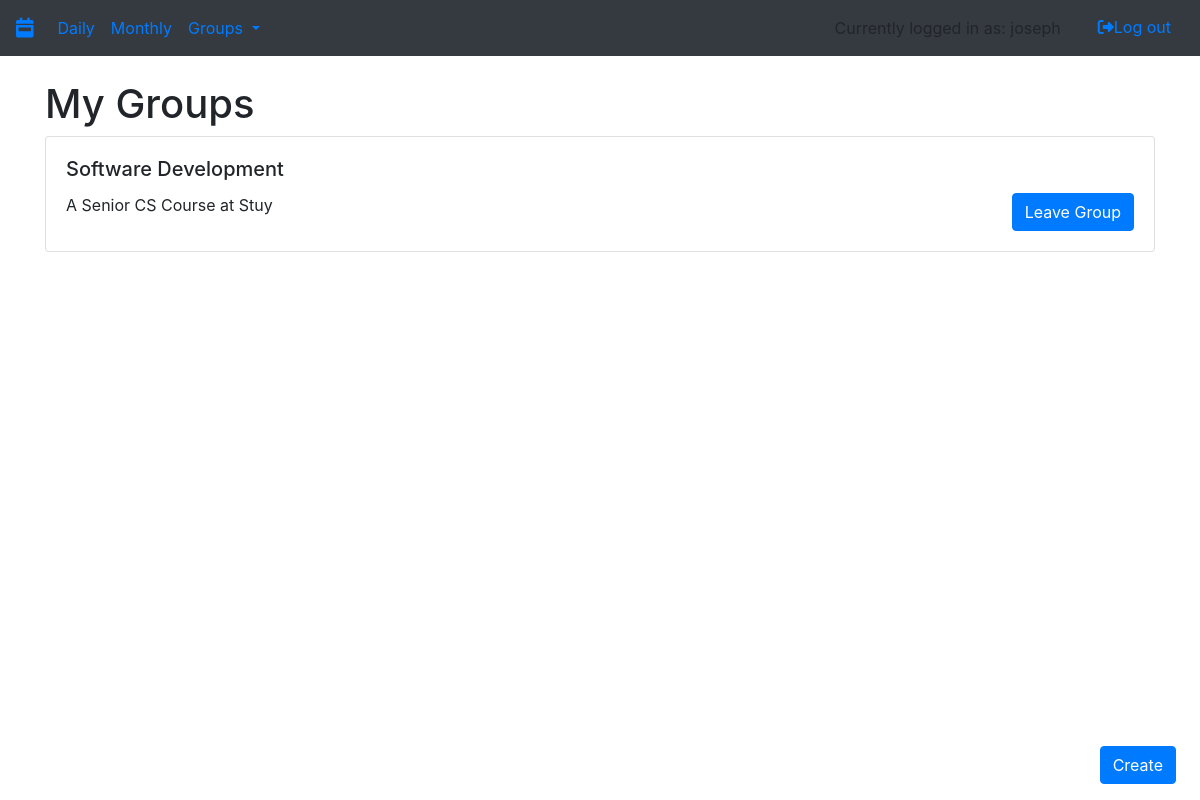
Page /myGroups (signed in) on the committed database.
### app/utl/models.py (models this page shows, shortened)
class User(db.Model, UserMixin):
    id = db.Column(db.Integer, primary_key=True)
    username = db.Column(db.String(80), unique=True, nullable=False)
    password = db.Column(db.String(80), nullable=False)
    tasks = db.relationship('Task', backref='user') #whenever you create a task, append it to user.tasks
    admin_groups = db.relationship('Group', backref='user') #whenever you create a group, append it to the users admin groups who created it
    groups = association_proxy('groupownership', #whenever a user joins a group, append it to their groups
                              'group',
                              creator=lambda c: GroupLinks(id, c.id))

class Group(db.Model):
    id = db.Column(db.Integer, primary_key=True)
    admin_id = db.Column(db.Integer, db.ForeignKey('user.id'))
    name = db.Column(db.String(80), unique=True, nullable=False)
    description = db.Column(db.String(80), nullable=False)
    private = db.Column(db.Boolean)
    tasks = db.relationship('Task', backref='group')
    users = association_proxy('groupownership',
                              'user',
                              creator=lambda u: GroupLinks(u.id, id))

### app/app.py (the view)
@login_required
@app.route('/myGroups', methods=['GET','POST'])
def myGroups():
    print(current_user.username)
    print(current_user.groups)
    return render_template('mygroups.html',
                            groups = current_user.groups)

### app/app.py (called while the page is built)
@login_manager.user_loader
def load_user(user_id):
    return User.query.get(user_id)

### app/templates/mygroups.html
{% extends "base.html" %}
{% block content %}
    {% if current_user.is_authenticated %}
    <div class="container">
      <div class="row">
        <div class="col-sm">
        <h1>My Groups</h1>
        </div>
      </div>
        {% for group in groups %}
          {% if group is not none%}
          <div class = "row">
            <div class="col-sm">
              <div class="card" style="width: 50 rem;">
                  <div class="card-body">
                      <h5 class="card-title">{{group.name}}</h5>
                      <form action="{{ url_for('leaveGroup',group_id = group.id) }}" method = "post">
                        <button class="btn btn-primary float-right" type="submit">Leave Group</button>
                      </form>
                      <p class="card-text">{{group.description}}</p>
                  </div>
              </div>
            </div>
          </div>
          {% endif %}
        {% endfor %}
      </div>
    {% endif %}
{% endblock %}

### app/templates/base.html (shortened to what this page needs)
{% from "macros/render_flashes.html" import render_flashes %}
<!DOCTYPE html>
<html lang="en">
<head>
    <link rel="stylesheet" href="https://stackpath.bootstrapcdn.com/bootstrap/4.3.1/css/bootstrap.min.css"
>
    <link rel="stylesheet" href="https://stackpath.bootstrapcdn.com/bootstrap/4.3.1/css/bootstrap.min.css"
>
</head>
<body>
<nav class="navbar navbar-expand-sm bg-dark">
    <div class="navbar-header">
        <a class="navbar-brand" href="/"><i class="fas fa-calendar-week"></i></a>
    </div>
    {% if current_user.is_authenticated %}
    <ul class="navbar-nav mr-auto">
        <li class="nav-item">
            <a class="nav-link" href="{{ url_for('day') }}">Daily</a>
        </li>
        <li class="nav-item">
            <a class="nav-link" href="{{ url_for('month') }}">Monthly</a>
        </li>
        <li class="nav-item dropdown">
            <a class="nav-link dropdown-toggle" href="#" id="navbardrop" data-toggle="dropdown">
                Groups
            </a>
        </li>
    </ul>
    <div class="nav navbar-nav ml-auto">
            <li class="navbar-text mr-4">
              {% if current_user is not none %}
                  Currently logged in as: {{ current_user.username }}
              {% endif %}
            </li>
            <li><a href="{{ url_for('logout') }}">
                <button class="btn btn-link"><i
                        class="fas fa-sign-out-alt"></i>Log out
                </button>
            </a></li>
    </div>
    {% endif %}
</nav>
{{ render_flashes() }}
{% if current_user.is_authenticated %}
  <div id="form button" style="position: fixed; bottom: 2%; right: 2%;">
      <button class="btn btn-primary" role="button" data-toggle="popover" data-trigger="focus"
              data-html="true" data-placement="top" title="Create New">
          Create
      </button>
  </div>
{% endif %}
{% block content %}
{% endblock content %}
</body>
</html>

### rows in the picture
User: username "joseph"
Group: name "Software Development", description "A Senior CS Course at Stuy"
